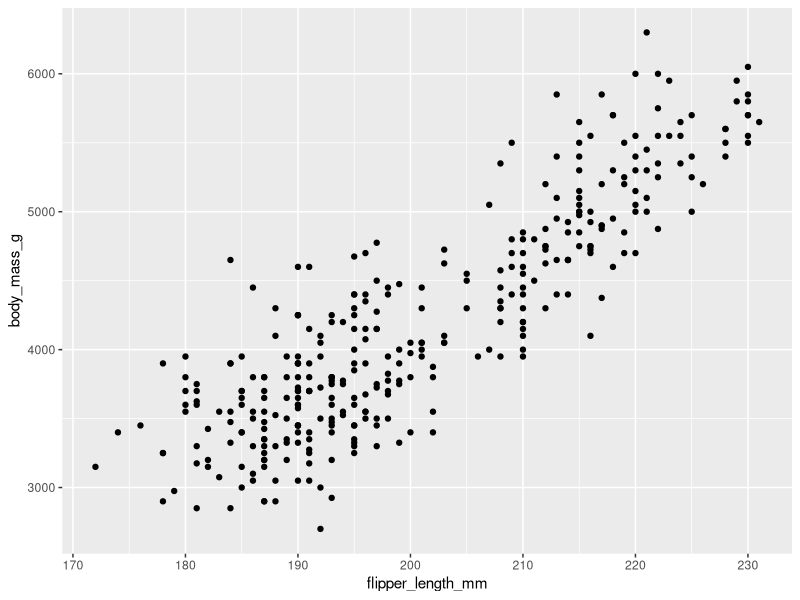
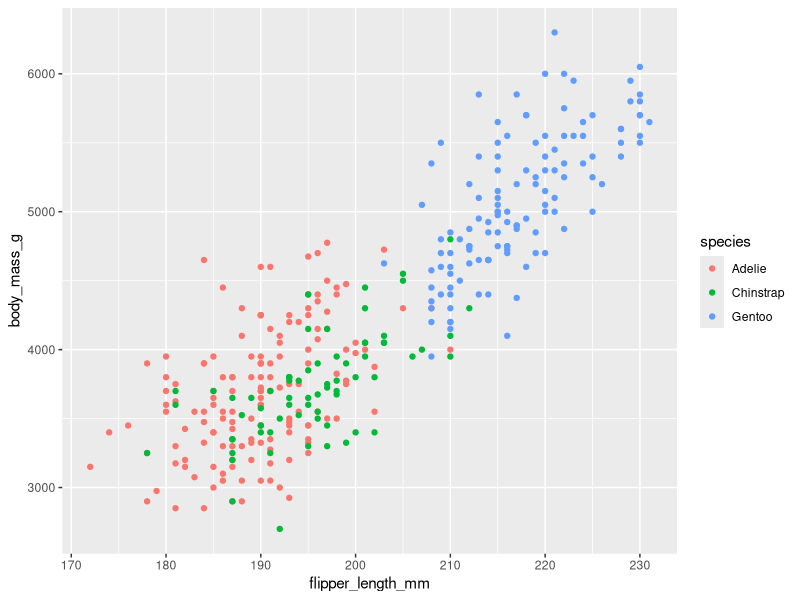
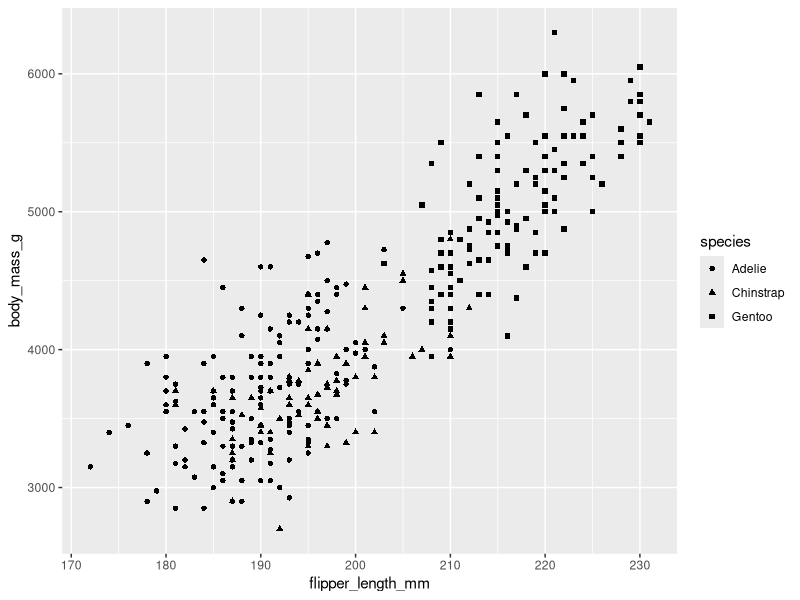
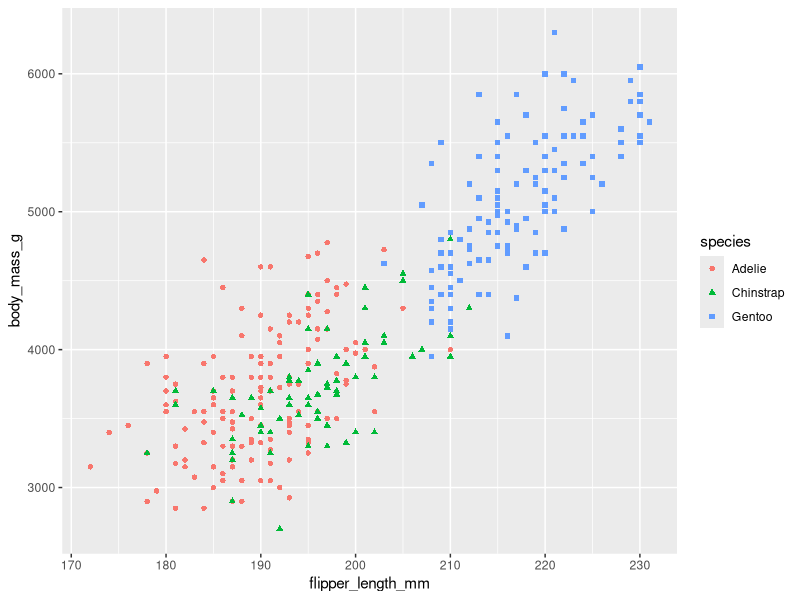
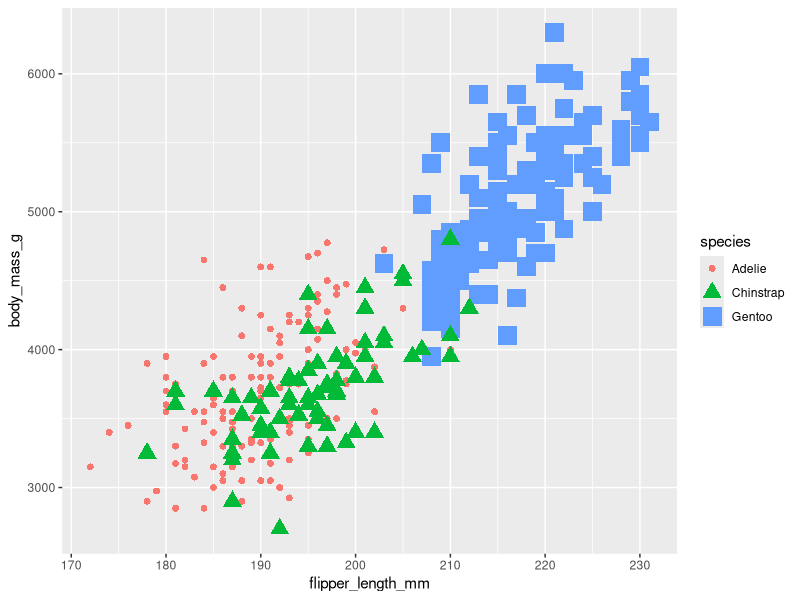
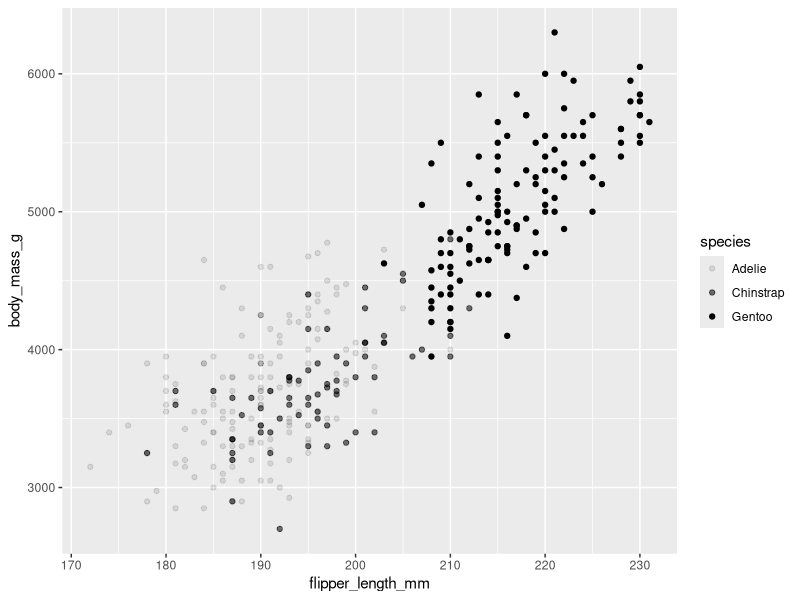
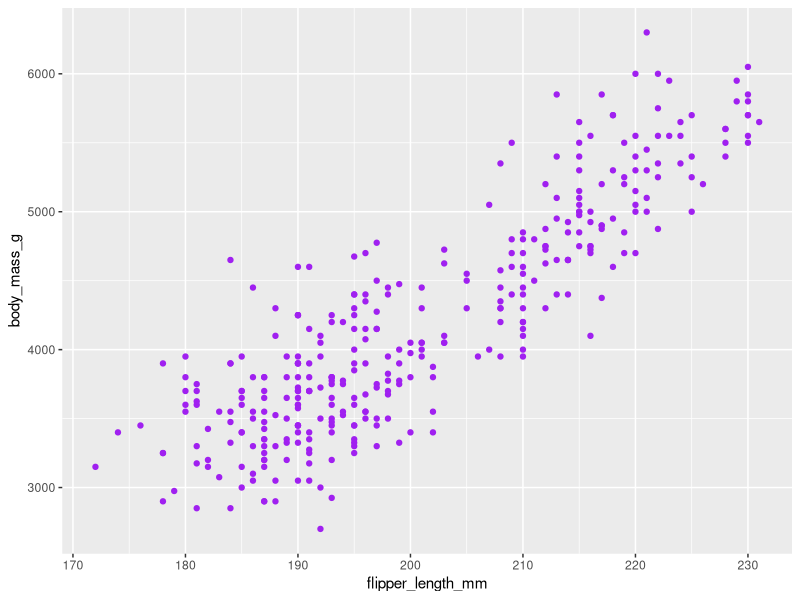
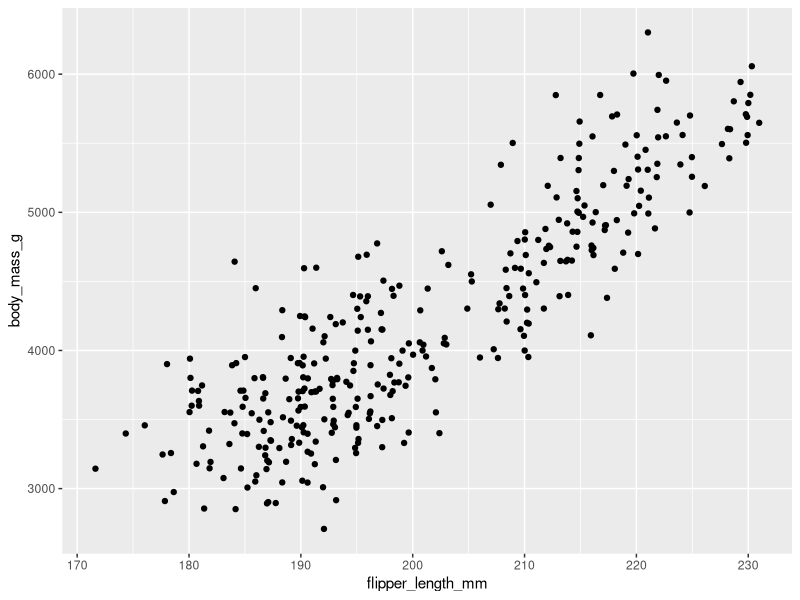

Write the R code that produced these figures, in order.
## ---- chunk 1
knitr::opts_chunk$set(echo = TRUE)
## ---- chunk 2
library(ggplot2)
library("palmerpenguins")
data(penguins)

ggplot(data = penguins) + 
 geom_point(mapping = aes(x = flipper_length_mm, y = body_mass_g))
## ---- chunk 3
ggplot(data=penguins) + 
  geom_point(mapping = aes(x = flipper_length_mm, y = body_mass_g, colour = species))
## ---- chunk 4
ggplot(data=penguins) + 
  geom_point(mapping = aes(x = flipper_length_mm, y = body_mass_g, shape = species))
## ---- chunk 5
ggplot(data=penguins) + 
  geom_point(mapping = aes(x = flipper_length_mm, y = body_mass_g, shape = species, colour = species))
## ---- chunk 6
ggplot(data=penguins) + 
  geom_point(mapping = aes(x = flipper_length_mm, y = body_mass_g, shape = species, colour = species, size = species))
## ---- chunk 7
ggplot(data=penguins) + 
  geom_point(mapping = aes(x = flipper_length_mm, y = body_mass_g, alpha = species))
## ---- chunk 8
ggplot(data=penguins) + 
  geom_point(mapping = aes(x = flipper_length_mm, y = body_mass_g), colour = "purple")
## ---- chunk 9
ggplot(penguins) +
  geom_jitter(mapping = aes(x=flipper_length_mm, y=body_mass_g))
## ---- chunk 10
ggplot(data=penguins) +
  geom_point(mapping = aes(x=flipper_length_mm, y=body_mass_g, colour=species)) +
  facet_wrap(~species)
## ---- chunk 11
ggplot(data=penguins) +
  geom_point(mapping = aes(x=flipper_length_mm, y=body_mass_g, colour=species)) +
  facet_grid(sex~species)
## ---- chunk 12
ggplot(data=penguins) +
  geom_point(mapping = aes(x=flipper_length_mm, y=body_mass_g, colour=species)) +
  facet_grid(~species)
## ---- chunk 13
ggplot(data=penguins) +
  geom_point(mapping = aes(x=flipper_length_mm, y=body_mass_g, colour=species)) +
  facet_grid(~sex)
## ---- chunk 14
ggplot(penguins) +
  geom_smooth(mapping = aes(x=flipper_length_mm, y=body_mass_g))
## ---- chunk 15
ggplot(penguins) +
  geom_smooth(mapping = aes(x=flipper_length_mm, y=body_mass_g)) +
  geom_point(mapping = aes(x=flipper_length_mm, y=body_mass_g))
## ---- chunk 16
ggplot(penguins) +
  geom_smooth(mapping = aes(x=flipper_length_mm, y=body_mass_g, linetype=species))
## ---- chunk 17
ggplot(data=diamonds) +
  geom_bar(mapping = aes(x=cut))
## ---- chunk 18
ggplot(data=diamonds) +
  geom_bar(mapping = aes(x=cut, colour=cut))
## ---- chunk 19
ggplot(data=diamonds) +
  geom_bar(mapping = aes(x=cut, fill=cut))
## ---- chunk 20
ggplot(data=diamonds) +
  geom_bar(mapping = aes(x=cut, fill=clarity))
## ---- chunk 21
ggplot(data=penguins) +
  geom_point(mapping = aes(x=flipper_length_mm, y=body_mass_g, colour=species)) +
  labs(title = "Palmer Penguins: Body Mass vs. Flipper Length")
## ---- chunk 22
ggplot(data=penguins) +
  geom_point(mapping = aes(x=flipper_length_mm, y=body_mass_g, colour=species)) +
  labs(title = "Palmer Penguins: Body Mass vs. Flipper Length", subtitle = "Sample of Three Penguin Species")
## ---- chunk 23
ggplot(data=penguins) +
  geom_point(mapping = aes(x=flipper_length_mm, y=body_mass_g, colour=species)) +
  labs(title = "Palmer Penguins: Body Mass vs. Flipper Length", subtitle = "Sample of Three Penguin Species", caption = "Data collected by Dr. Kirsten Gorman")
## ---- chunk 24
ggplot(data=penguins) +
  geom_point(mapping = aes(x=flipper_length_mm, y=body_mass_g, colour=species)) +
  labs(title = "Palmer Penguins: Body Mass vs. Flipper Length", subtitle = "Sample of Three Penguin Species", caption = "Data collected by Dr. Kirsten Gorman") +
annotate("text", x=220, y=3500, label="The Gentoos are the largest")
## ---- chunk 25
ggplot(data=penguins) +
  geom_point(mapping = aes(x=flipper_length_mm, y=body_mass_g, colour=species)) +
  labs(title = "Palmer Penguins: Body Mass vs. Flipper Length", 
       subtitle = "Sample of Three Penguin Species", 
       caption = "Data collected by Dr. Kirsten Gorman") +
  annotate("text", x=220, y=3500, label="The Gentoos are the largest", 
           colour="purple")
## ---- chunk 26
ggplot(data=penguins) +
  geom_point(mapping = aes(x=flipper_length_mm, y=body_mass_g, colour=species)) +
  labs(title = "Palmer Penguins: Body Mass vs. Flipper Length", 
       subtitle = "Sample of Three Penguin Species", 
       caption = "Data collected by Dr. Kirsten Gorman") +
  annotate("text", x=220, y=3500, label="The Gentoos are the largest", 
           colour="purple",
           fontface="bold", size=4.5)
## ---- chunk 27
ggplot(data=penguins) +
  geom_point(mapping = aes(x=flipper_length_mm, y=body_mass_g, colour=species)) +
  labs(title = "Palmer Penguins: Body Mass vs. Flipper Length", 
       subtitle = "Sample of Three Penguin Species", 
       caption = "Data collected by Dr. Kirsten Gorman") +
  annotate("text", x=220, y=3500, label="The Gentoos are the largest", 
           colour="purple",
           fontface="bold", size=4.5, angle=25)
## ---- chunk 28
p <- ggplot(data=penguins) +
  geom_point(mapping = aes(x=flipper_length_mm, y=body_mass_g, colour=species)) +
  labs(title = "Palmer Penguins: Body Mass vs. Flipper Length", 
       subtitle = "Sample of Three Penguin Species", 
       caption = "Data collected by Dr. Kirsten Gorman")
## ---- chunk 29
p + annotate("text", x=220, y=3500, label="The Gentoos are the largest", 
             colour="purple", fontface="bold", size=4.5, angle=25)
